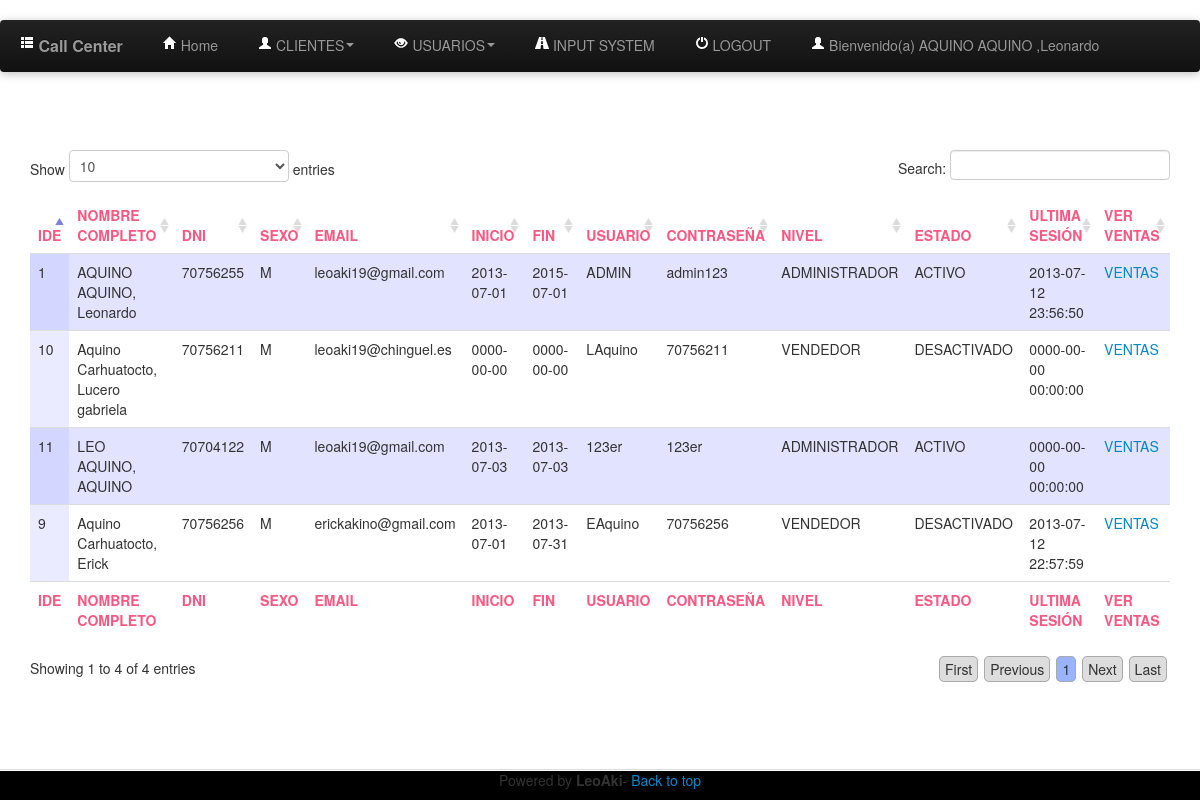
/vendor5.php (signed in), run on the app's committed database.
### tables this page shows
CREATE TABLE IF NOT EXISTS `Persona` (
  `codigo` int(11) NOT NULL AUTO_INCREMENT,
  `paterno` varchar(50) DEFAULT NULL,
  `materno` varchar(50) DEFAULT NULL,
  `nombres` varchar(100) DEFAULT NULL,
  `dni` char(8) DEFAULT NULL,
  `sexo` char(1) DEFAULT NULL,
  `email` varchar(100) DEFAULT NULL,
  `inicio` date DEFAULT NULL,
  `fin` date NOT NULL,
  `usuario` varchar(25) NOT NULL,
  `contrasena` varchar(32) NOT NULL,
  `nivel` int(4) NOT NULL,
  `estado` int(1) NOT NULL,
  `ultimasesion` datetime NOT NULL,
  PRIMARY KEY (`codigo`)
);

### class/Persona.php (called while the page is built, shortened)
<?php
require_once 'CONECTION.php';
class Persona extends Conection{
    public function QUIENES($dni) {
        $coneccion= new Conection();
        $consulta=  mysql_query("Select * from persona where codigo='".$dni."';");
        return $consulta;
    }
    public function Listar() {
        $cone=new Conection();
       $resultado= mysql_query("
           select
           codigo,paterno,materno,nombres,dni,sexo,email,inicio,fin,usuario,contrasena,
           if(nivel=1,'ADMINISTRADOR','VENDEDOR'),
           if(estado=1,'ACTIVO','DESACTIVADO'),ultimasesion
           from persona order by codigo;");
       return $resultado;
    }
}
?>

### class/CONECTION.php (called while the page is built, shortened)
<?php
class CONECTION {
    public function CONECT() {
        $this->SERVER="localhost";
        $this->BD="CALL_CENTER";
        $this->PASS="lncc";
        $this->USER="root";
        $this->CONECCION=mysql_connect($this->SERVER, $this->USER, $this->PASS) or
                die (mysql_error());
        return $this->CONECCION;
    }
}
?>

### vendor5.php (the view, shortened to what this page needs)
<!DOCTYPE html>
<html lang="es">
<head>
</head>
<?php
require_once './class/Persona.php';
$persona= new Persona();
if(!$_SESSION['USERINPUT'])
{
session_start();
session_destroy();
header('location: index.php');
}else{
    require_once 'includes/header.php';
?>
<body>
<center>
<div style="width: 95%; text-align: justify">
<table id='listadocentes' name='listadocentes' class="table table-hover">
        <thead>
            <tr style="color: #FA5882">
                <th class="text-center">IDE</th>
                <th class="text-center">NOMBRE COMPLETO</th>
                <th class="text-center">DNI</th>
                <th class="text-center">SEXO</th>
                <th class="text-center">EMAIL</th>
                <th class="text-center">INICIO</th>
                <th class="text-center">FIN</th>
                <th class="text-center">USUARIO</th>
                <th class="text-center">CONTRASE&Ntilde;A</th>
                <th class="text-center">NIVEL</th>
                <th class="text-center">ESTADO</th>
                <th class="text-center">ULTIMA SESI&Oacute;N</th>
                <th class="text-center">VER VENTAS</th>
            </tr>
        </thead>
        <tbody>
<?php
$retvalue=$persona->Listar();
while ($row = mysql_fetch_array($retvalue)) {
echo "
            <tr>
                <td>$row[0]</td>
                <td>$row[1] $row[2], $row[3]</td>
                <td>$row[4]</td>
                <td>$row[5]</td>
                <td>$row[6]</td>
                <td>$row[7]</td>
                <td>$row[8]</td>
                <td>$row[9]</td>
                <td>$row[10]</td>
                <td>$row[11]</td>
                <td>$row[12]</td>
                <td>$row[13]</td>
                <td class='text-center'><a TARGET=_blanck href='vendor6.php?code=$row[0]'>VENTAS</a></td>
            </tr>
    ";
}
?>
        </tbody>
        <tfoot>
            <tr style="color: #FA5882">
                <th class="text-center">IDE</th>
                <th class="text-center">NOMBRE COMPLETO</th>
                <th class="text-center">DNI</th>
                <th class="text-center">SEXO</th>
                <th class="text-center">EMAIL</th>
                <th class="text-center">INICIO</th>
                <th class="text-center">FIN</th>
                <th class="text-center">USUARIO</th>
                <th class="text-center">CONTRASE&Ntilde;A</th>
                <th class="text-center">NIVEL</th>
                <th class="text-center">ESTADO</th>
                <th class="text-center">ULTIMA SESI&Oacute;N</th>
                <th class="text-center">VER VENTAS</th>
            </tr>
        </tfoot>
    </table>
</div>
</center>
        <?php
        require_once 'includes/footer.php';
        ?>
    </body>
<?php }?>
</html>

### includes/header.php (shortened to what this page needs)
<div class="navbar-wrapper">
    <div class="navbar navbar-inverse">
      <div class="navbar-inner">
        <a class="brand" href=""><i class="icon-th-list icon-white"></i> Call Center</a>
        <div class="nav-collapse collapse">
          <ul class="nav">
            <li><a href="index.php"><i class="icon icon-home icon-white"></i> Home</a></li>
            <li class="dropdown">
              <a href="#" class="dropdown-toggle" data-toggle="dropdown"><i class="icon-user icon-white"></i> CLIENTES<b class="caret"></b></a>
            </li>
            <?php if($_SESSION['NIVEL']==1) {?>
            <li class="dropdown">
              <a href="#" class="dropdown-toggle" data-toggle="dropdown"><i class="icon-eye-open icon-white"></i> USUARIOS<b class="caret"></b></a>
            </li>
            <?php }
            if($_SESSION['NIVEL']==1 || $_SESSION['NIVEL']==2) {
            ?>
            <li><a href="inputsystem.php"><i class="icon-road icon-white"></i> INPUT SYSTEM</a></li>
            <?php  }
            ?>
            <li><a href="logout.php"><i class="icon-off icon-white"></i> LOGOUT</a></li>
            <li>
                <?php
                require_once "class/Persona.php";
                $QUIEN= new Persona();
                $uiui=$QUIEN->QUIENES($_SESSION["codigo"]);
                if($rowcito=  mysql_fetch_array($uiui)){
                    $paterno=$rowcito["paterno"];
                    $materno=$rowcito["materno"];
                    $nombrestodos=$rowcito["nombres"];
                }
                echo "<a><i class='icon-user icon-white'></i> Bienvenido(a) $paterno $materno ,$nombrestodos</a>";?>
           </li>
          </ul>
        </div>
      </div>
    </div>
</div>

### includes/footer.php
<?php
echo "<div class='modal-footer'>
<center><p>Powered by <strong>LeoAki</strong>- <a href='#'>Back to top</a></p>
</center>
<div>";?>

### static/css/mystyle.css (style rules this page uses)
body { padding-top: 150px; padding-bottom: 40px; }
* { margin: 0; }
.navbar-wrapper { position: absolute; top: 0; left: 0; right: 0; z-index: 10; margin-top: 20px; margin-bottom: -90px; }
.navbar-wrapper .navbar { width: 100%; }
.navbar .navbar-inner { border: 0; -webkit-box-shadow: 0 2px 10px rgba(0,0,0,.25); -moz-box-shadow: 0 2px 10px rgba(0,0,0,.25); box-shadow: 0 2px 10px rgba(0,0,0,.25); }
.navbar .brand { padding: 14px 20px 16px; font-size: 16px; font-weight: bold; text-shadow: 0 -1px 0 rgba(0,0,0,.5); }
.navbar .nav > li > a { padding: 15px 20px; }

### Include/DataTables-1.9.4/media/css/demo_table.css (style rules this page uses)
.sorting_asc { background: url('../images/sort_asc.png') no-repeat center right; }
.sorting { background: url('../images/sort_both.png') no-repeat center right; }
tr.odd { background-color: #E2E4FF; }
tr.even { background-color: white; }
tr.odd td.sorting_1 { background-color: #D3D6FF; }
tr.even td.sorting_1 { background-color: #EAEBFF; }

### data on the page
persona: paterno "AQUINO", materno "AQUINO", nombres "Leonardo", codigo "1", dni "70756255", sexo "M", email "leoaki19@gmail.com", inicio "2013-07-01", fin "2015-07-01", usuario "ADMIN", contrasena "admin123", row "ADMINISTRADOR", row "ACTIVO", ultimasesion "2013-07-12 23:56:50"
persona: codigo "9", paterno "Aquino", materno "Carhuatocto", nombres "Erick", dni "70756256", sexo "M", email "erickakino@gmail.com", inicio "2013-07-01", fin "2013-07-31", usuario "EAquino", contrasena "70756256", row "VENDEDOR", row "DESACTIVADO", ultimasesion "2013-07-12 22:57:59"
persona: codigo "10", paterno "Aquino", materno "Carhuatocto", nombres "Lucero gabriela", dni "70756211", sexo "M", email "leoaki19@chinguel.es", inicio "0000-00-00", fin "0000-00-00", usuario "LAquino", contrasena "70756211", row "VENDEDOR", row "DESACTIVADO", ultimasesion "0000-00-00 00:00:00"
persona: codigo "11", paterno "LEO", materno "AQUINO", nombres "AQUINO", dni "70704122", sexo "M", email "leoaki19@gmail.com", inicio "2013-07-03", fin "2013-07-03", usuario "123er", contrasena "123er", row "ADMINISTRADOR", row "ACTIVO", ultimasesion "0000-00-00 00:00:00"
